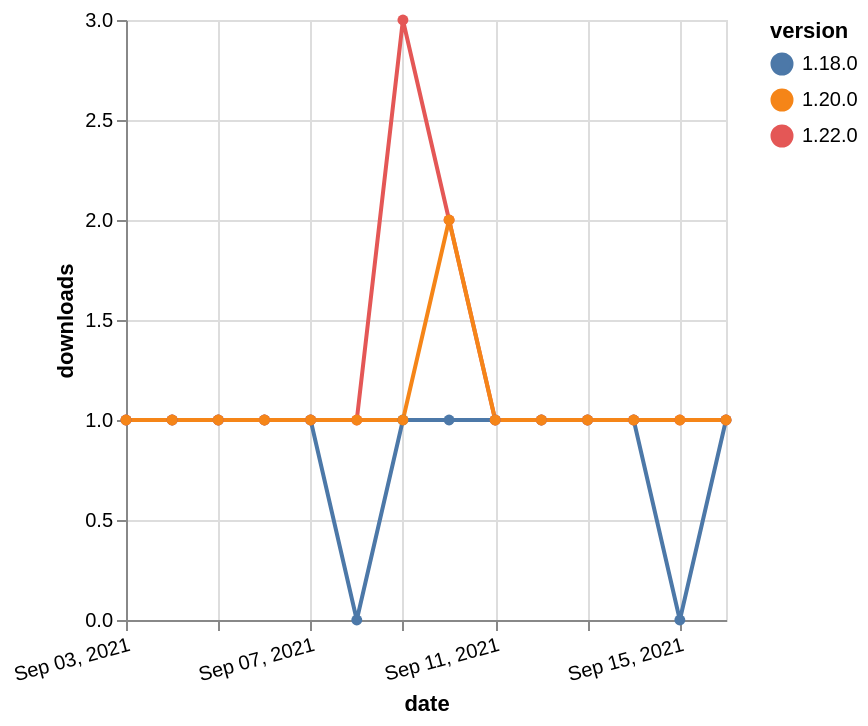

Source (Vega-Lite JSON):
### Vega-Lite specification from a JSON file in a GitHub repository (floating-point values rounded to 4 significant figures)
{"$schema": "https://vega.github.io/schema/vega-lite/v5.json", "description": "A simple bar chart with embedded data.", "data": {"values": [{"date": "2021-09-03", "total": 218, "delta": 1, "version": "1.18.0"}, {"date": "2021-09-04", "total": 219, "delta": 1, "version": "1.18.0"}, {"date": "2021-09-05", "total": 220, "delta": 1, "version": "1.18.0"}, {"date": "2021-09-06", "total": 221, "delta": 1, "version": "1.18.0"}, {"date": "2021-09-07", "total": 222, "delta": 1, "version": "1.18.0"}, {"date": "2021-09-08", "total": 222, "delta": 0, "version": "1.18.0"}, {"date": "2021-09-09", "total": 223, "delta": 1, "version": "1.18.0"}, {"date": "2021-09-10", "total": 224, "delta": 1, "version": "1.18.0"}, {"date": "2021-09-11", "total": 225, "delta": 1, "version": "1.18.0"}, {"date": "2021-09-12", "total": 226, "delta": 1, "version": "1.18.0"}, {"date": "2021-09-13", "total": 227, "delta": 1, "version": "1.18.0"}, {"date": "2021-09-14", "total": 228, "delta": 1, "version": "1.18.0"}, {"date": "2021-09-15", "total": 228, "delta": 0, "version": "1.18.0"}, {"date": "2021-09-16", "total": 229, "delta": 1, "version": "1.18.0"}, {"date": "2021-09-03", "total": 178, "delta": 1, "version": "1.22.0"}, {"date": "2021-09-04", "total": 179, "delta": 1, "version": "1.22.0"}, {"date": "2021-09-05", "total": 180, "delta": 1, "version": "1.22.0"}, {"date": "2021-09-06", "total": 181, "delta": 1, "version": "1.22.0"}, {"date": "2021-09-07", "total": 182, "delta": 1, "version": "1.22.0"}, {"date": "2021-09-08", "total": 183, "delta": 1, "version": "1.22.0"}, {"date": "2021-09-09", "total": 186, "delta": 3, "version": "1.22.0"}, {"date": "2021-09-10", "total": 188, "delta": 2, "version": "1.22.0"}, {"date": "2021-09-11", "total": 189, "delta": 1, "version": "1.22.0"}, {"date": "2021-09-12", "total": 190, "delta": 1, "version": "1.22.0"}, {"date": "2021-09-13", "total": 191, "delta": 1, "version": "1.22.0"}, {"date": "2021-09-14", "total": 192, "delta": 1, "version": "1.22.0"}, {"date": "2021-09-15", "total": 193, "delta": 1, "version": "1.22.0"}, {"date": "2021-09-16", "total": 194, "delta": 1, "version": "1.22.0"}, {"date": "2021-09-03", "total": 173, "delta": 1, "version": "1.20.0"}, {"date": "2021-09-04", "total": 174, "delta": 1, "version": "1.20.0"}, {"date": "2021-09-05", "total": 175, "delta": 1, "version": "1.20.0"}, {"date": "2021-09-06", "total": 176, "delta": 1, "version": "1.20.0"}, {"date": "2021-09-07", "total": 177, "delta": 1, "version": "1.20.0"}, {"date": "2021-09-08", "total": 178, "delta": 1, "version": "1.20.0"}, {"date": "2021-09-09", "total": 179, "delta": 1, "version": "1.20.0"}, {"date": "2021-09-10", "total": 181, "delta": 2, "version": "1.20.0"}, {"date": "2021-09-11", "total": 182, "delta": 1, "version": "1.20.0"}, {"date": "2021-09-12", "total": 183, "delta": 1, "version": "1.20.0"}, {"date": "2021-09-13", "total": 184, "delta": 1, "version": "1.20.0"}, {"date": "2021-09-14", "total": 185, "delta": 1, "version": "1.20.0"}, {"date": "2021-09-15", "total": 186, "delta": 1, "version": "1.20.0"}, {"date": "2021-09-16", "total": 187, "delta": 1, "version": "1.20.0"}]}, "width": "container", "mark": {"type": "line", "point": {"filled": true}}, "encoding": {"x": {"field": "date", "type": "temporal", "timeUnit": "yearmonthdate", "title": "date", "axis": {"labelAngle": -15}}, "y": {"field": "delta", "type": "quantitative", "title": "downloads"}, "color": {"field": "version", "type": "nominal"}, "tooltip": {"field": "delta"}}}
